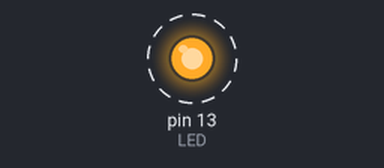
This sketch was run on a simulated Arduino Uno, built with avr-gcc and run on an emulated ATmega328P. Shown: output pins drawn as LEDs (lit = HIGH). Dashed ring = blinking. What the sketch prints to the serial monitor is not drawn.

Above: at 0.5 s.
Timing chart, 0 to 4.6 s (numbered marks = the images above):
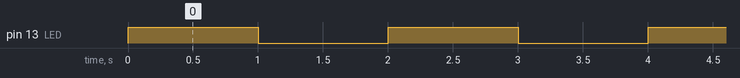

Measured:
- by itself, pin 13 (LED): alternates HIGH for 1.0 s and LOW for 1.0 s

The sketch:

Serial_Transmit.ino
```cpp
int LED = 13;

void setup(){

  Serial.begin(9600);
  pinMode(LED, OUTPUT);
  digitalWrite(LED, LOW);

}

void loop(){
  Serial.println("Hello Madefake");

  Blink_LED();
}

void Blink_LED(){
  digitalWrite(LED, HIGH);
  delay(1000);
  digitalWrite(LED, LOW);
  delay(1000);
}
```
